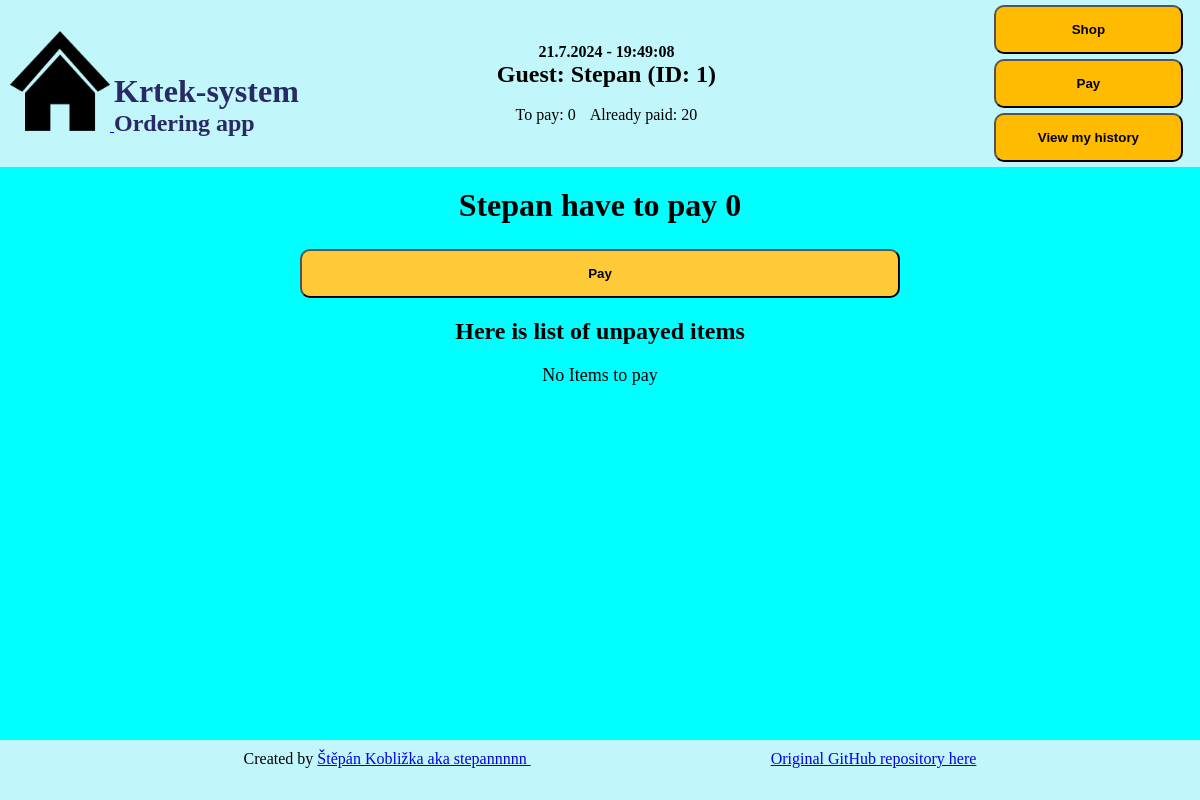
The app's page /1/pay/, older data.
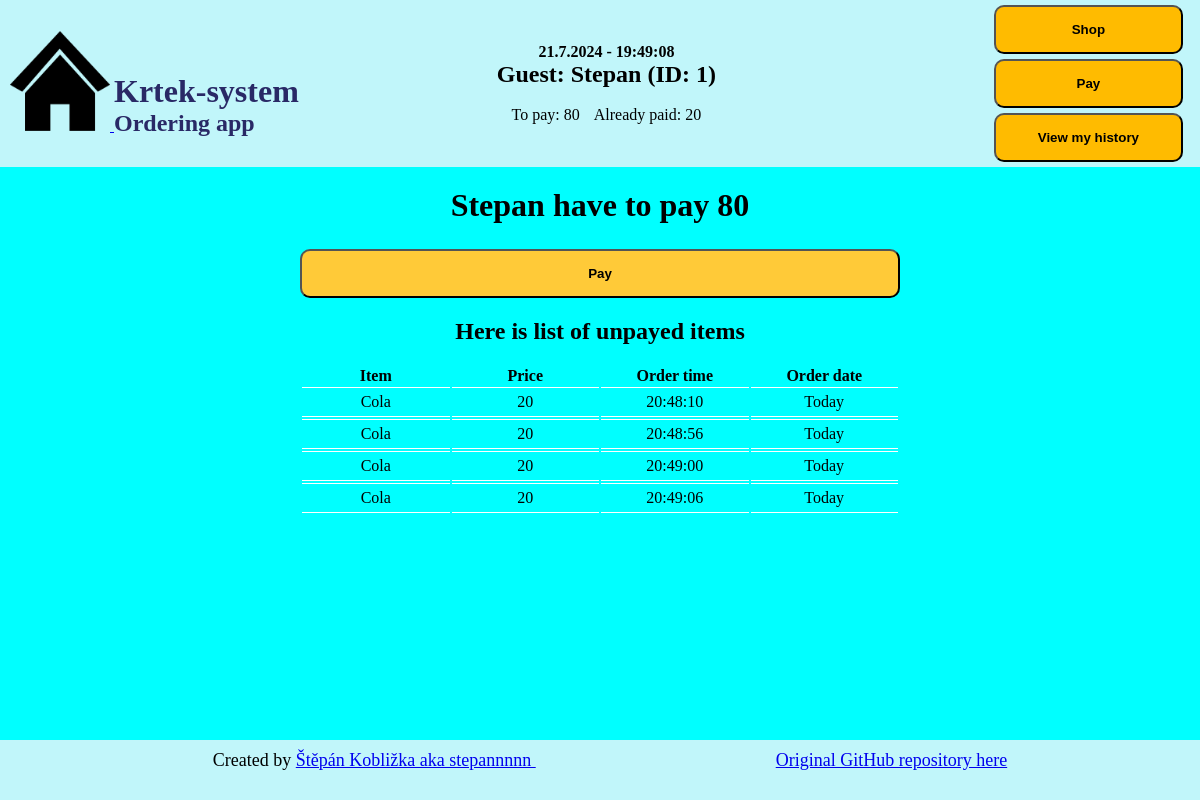
The same page, newer data.
### orders/models.py (models this page shows, shortened)
class Guest(models.Model):
    name = models.CharField(max_length=20)
    to_pay = models.DecimalField(max_digits=10, decimal_places=2, default=0)
    already_paid = models.DecimalField(max_digits=10, decimal_places=2, default=0)
    active = models.BooleanField()
    class Meta:
        ordering = ["name"]

class Orders(models.Model):
    guest = models.ForeignKey(Guest, on_delete=models.CASCADE)
    item = models.ForeignKey(Item, on_delete=models.CASCADE)
    quantity = models.PositiveIntegerField()
    total = models.DecimalField(max_digits=10, decimal_places=2)
    paid = models.BooleanField()
    time = models.DateTimeField("time of adding")
    def was_placed_today(self):
        return bool(self.time.date() == timezone.now().date())
    class Meta:
        verbose_name_plural = "Orders"

class Item(models.Model):
    name = models.CharField(max_length=100)
    price = models.DecimalField(max_digits=10, decimal_places=2)
    description = models.TextField(blank=True)
    available = models.BooleanField(default=True)

### orders/views.py (the view)
# urls.py: path("<int:pk>/pay/", views.PayView.as_view(), name="pay"),
class PayView(generic.ListView):
    template_name = "orders/pay.html"
    context_object_name = "unpaid_history"
    def get_queryset(self):
        self.guest = Guest.objects.get(pk=self.kwargs['pk'])
        return Orders.objects.filter(guest=self.guest, paid=False)
    def get_context_data(self,**kwargs):
        context = super().get_context_data(**kwargs)
        context['guest'] = self.guest
        return context

### orders/templates/orders/pay.html (shortened to what this page needs)
{% extends 'orders/base.html' %}
{% block content %}
<h1>{{guest.name}} have to pay {{guest.to_pay|floatformat}}</h1>
<form action="{% url 'orders:paying' guest.id%}" method="post">
    <input type="submit" value="Pay">
</form>
<h2>Here is list of unpayed items</h2>
{% if unpaid_history %}
    <table class="historytable">
        <tr>
            <th>Item</th>
            <th>Price</th>
            <th>Order time</th>
            <th>Order date</th>
        </tr>
    {% for order in unpaid_history %}
        <tr>
            <td>{{order.item.name}}</td>
            <td>{{order.item.price|floatformat}}</td>
            <td>{{order.time|date:"H:i:s"}}</td>
            <td>{% if order.was_placed_today%} Today {%else%} {{order.time|date:"j.m.Y"}} {%endif%}</td>
        </tr>
    {% endfor %}
{% else %}
    <p>No Items to pay</p>
{% endif %}
{% endblock %}

### orders/templates/orders/header.html (shortened to what this page needs)
{% load static %}
<!DOCTYPE html>
<header class="header">
    <div id="homebutton"><a href=" {% url 'orders:index' %}"><div>
        <img src="{% static 'orders/img/home-icon.png' %}">
    <div id="appname">
        <h1>Krtek-system</h1>
        <h2>Ordering app</h2>
    </div>
    </div></a></div>
    {% if guest %}
    <div id="guest">
        <h4 id="clock"></h4>
        <h2>Guest: {{guest.name}} (ID: {{guest.id}})</h2>
        <br>
        <p>To pay: {{guest.to_pay|floatformat}}</p>
        <p>Already paid: {{guest.already_paid|floatformat}}</p>
    </div>
        {% if request.resolver_match.url_name == 'guest_action' %}
            <nav style="visibility:hidden">
        {% else %}
            <nav>
        {% endif %}
                <ul>
                    <li><a href="{% url 'orders:choose_item' guest.id%}"><button>Shop</button></a></li>
                    <li><a href="{% url 'orders:pay' guest.id%}"><button>Pay</button></a></li>
                    <li><a href="{% url 'orders:guest_history' guest.id%}"><button>View my history</button></a></li>
                </ul>
            </nav>
    {% endif %}
</header>

Row changes from the older to the newer data that the page shows:
changed Guest "Stepan": to_pay "0" → "80"
added Orders: item.name "Cola", item.price "20", time "20:48:10", shows "Today"
added Orders: item.name "Cola", item.price "20", time "20:48:56", shows "Today"
added Orders: item.name "Cola", item.price "20", time "20:49:00", shows "Today"
added Orders: item.name "Cola", item.price "20", time "20:49:06", shows "Today"
Text that changed along with them:
text no longer shown: "No Items to pay"
text now shown: "Item Price Order time Order date"
